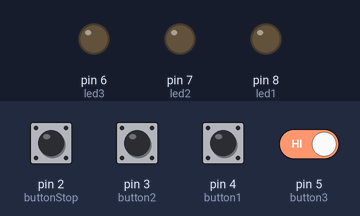
A sketch run on a simulated Arduino Uno, built with avr-gcc and run on an emulated ATmega328P. On the bench: output pins drawn as LEDs (lit = HIGH). Dashed ring = blinking. The inputs (shaded band) are chosen by the test bench; at power-on: pin 2 (buttonStop), pin 3 (button2), pin 4 (button1), pin 5 (button3) HIGH.

Above: at 1.2 s.
1.3 s: pin 3 (button2) pulled LOW for 0.15 s
At 1.45 s:
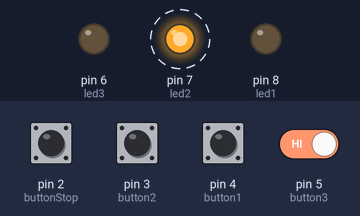
4.4 s: pin 2 (buttonStop) pulled LOW for 0.15 s
At 5.8 s:
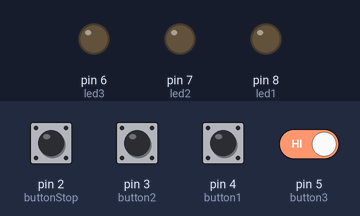
6.1 s: pin 4 (button1) pulled LOW for 0.15 s
At 7.7 s:
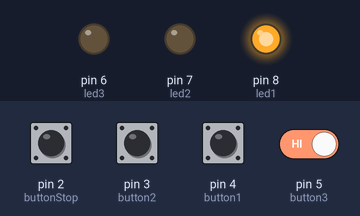
9.1 s: pin 2 (buttonStop) driven LOW and pin 5 (button3) driven LOW
At 10.25 s:
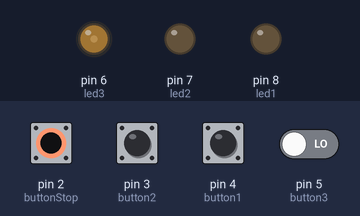
Timing chart, 0 to 13.1 s (numbered marks = the images above; inputs shaded):
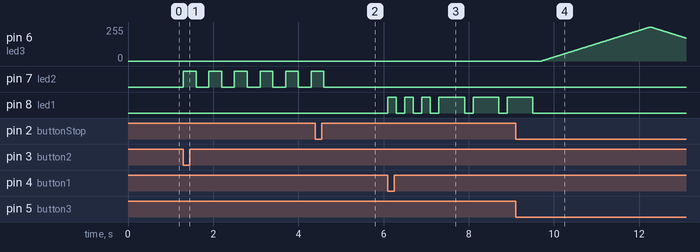

Measured:
- after the input at 1.3 s, pin 7 (led2): alternates HIGH for 0.30 s and LOW for 0.30 s, starting at once
- after the input at 4.4 s, pin 7 (led2): goes on until 4.6 s, then stays LOW
- after the input at 6.1 s, pin 8 (led1): goes 3 × (HIGH 0.20 s, LOW 0.20 s), HIGH 0.60 s, LOW 0.20 s, HIGH 0.60 s, LOW 0.20 s, then HIGH, starting at once
- after the input at 9.1 s, pin 6 (led3): rises from 0/255 to 255/255 in 2.5 s, then falls to 172/255 in 0.84 s; pin 8 (led1): goes on until 9.5 s, then stays LOW

The sketch:

IRQ_Enmascarado.ino
```cpp
// ====== CONFIGURACIÓN DE PINES ======
// LEDs
const int led1 = 8; // LED del SOS
const int led2 = 7; // LED del efecto de brillo (PWM)
const int led3 = 6; // LED del parpadeo

// Botones
const int button1 = 4;
const int button2 = 3;
const int button3 = 5;   // <-- CAMBIADO A PIN 5
const int buttonStop = 2; // Interrupción (IRQ) en pin 2

// ====== VARIABLES ======
int lastB1 = HIGH;
int lastB2 = HIGH;
int lastB3 = HIGH;
volatile bool stopFlag = false; // Bandera de paro (interrupción)

// ====== PROTOTIPOS ======
void sosSignal(int led);
void fadeEffect(int led);
void blinkLed(int led);
void stopISR();

// ====== SETUP ======
void setup() {

  pinMode(led1, OUTPUT);
  pinMode(led2, OUTPUT);
  pinMode(led3, OUTPUT);

  pinMode(button1, INPUT_PULLUP);
  pinMode(button2, INPUT_PULLUP);
  pinMode(button3, INPUT_PULLUP);   // <-- PIN 5
  pinMode(buttonStop, INPUT_PULLUP); // PIN 2 IRQ

  // Interrupción externa en pin 2
  attachInterrupt(digitalPinToInterrupt(buttonStop), stopISR, FALLING);
}

// ====== LOOP PRINCIPAL ======
void loop() {
  int b1 = digitalRead(button1);
  int b2 = digitalRead(button2);
  int b3 = digitalRead(button3);  // <-- AHORA LEE EL PIN 5

  if (b1 == LOW && lastB1 == HIGH) sosSignal(led1);
  if (b2 == LOW && lastB2 == HIGH) blinkLed(led2);
  if (b3 == LOW && lastB3 == HIGH) fadeEffect(led3);  // <-- Sigue llamando a LED 3

  lastB1 = b1;
  lastB2 = b2;
  lastB3 = b3;
}

// ====== FUNCIONES ======
void stopISR() {
  stopFlag = true;
}

// SOS ... --- ...
void sosSignal(int led) {
  stopFlag = false;

  for (int i = 0; i < 3 && !stopFlag; i++) {
    digitalWrite(led, HIGH); delay(200);
    digitalWrite(led, LOW); delay(200);
  }
  for (int i = 0; i < 3 && !stopFlag; i++) {
    digitalWrite(led, HIGH); delay(600);
    digitalWrite(led, LOW); delay(200);
  }
  for (int i = 0; i < 3 && !stopFlag; i++) {
    digitalWrite(led, HIGH); delay(200);
    digitalWrite(led, LOW); delay(200);
  }
  digitalWrite(led, LOW);
}

void fadeEffect(int led) {
  stopFlag = false;
  for (int brillo = 0; brillo <= 255 && !stopFlag; brillo++) {
    analogWrite(led, brillo);
    delay(10);
  }
  for (int brillo = 255; brillo >= 0 && !stopFlag; brillo--) {
    analogWrite(led, brillo);
    delay(10);
  }
  analogWrite(led, LOW);
}

void blinkLed(int led) {
  stopFlag = false;
  for (int i = 0; i < 10 && !stopFlag; i++) {
    digitalWrite(led, HIGH); delay(300);
    digitalWrite(led, LOW); delay(300);
  }
  digitalWrite(led, LOW);
}
```
